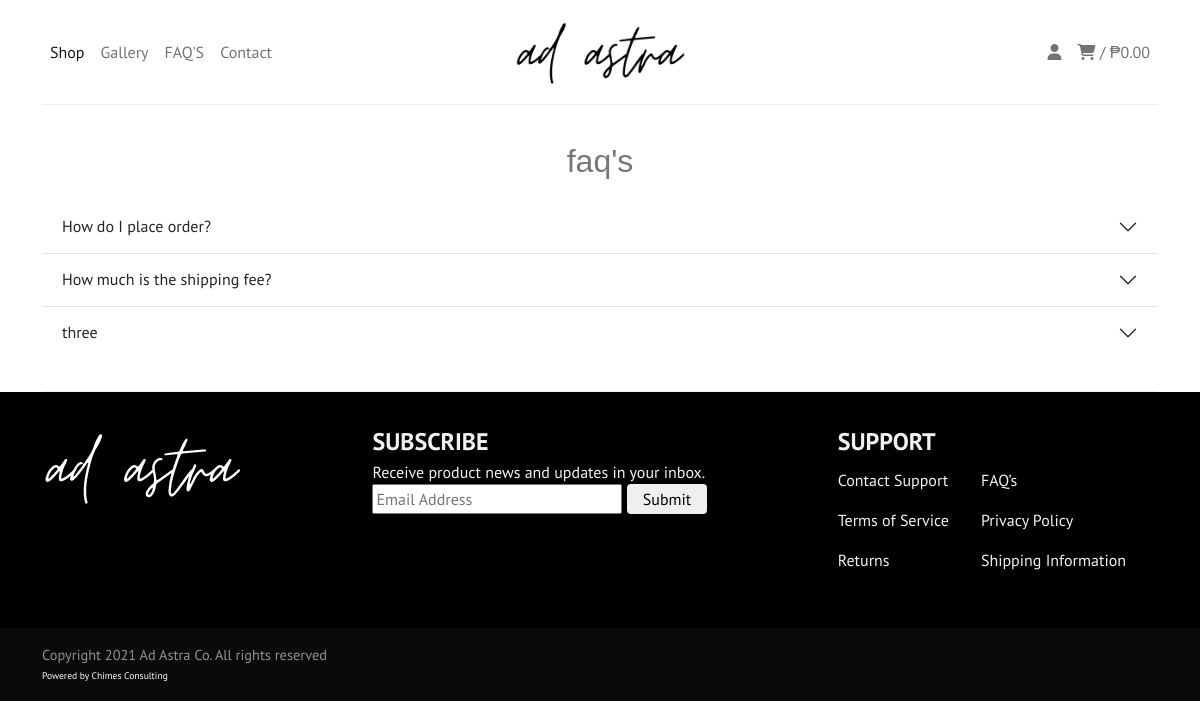
The app's page /faq.php with its own data.
### tables this page shows
CREATE TABLE `tbl_faq` (
  `id` int(11) NOT NULL,
  `title` text NOT NULL,
  `content` text NOT NULL
);

### faq.php (the view, shortened to what this page needs)
<!DOCTYPE html>
<html lang="en">
<?php include 'includes/head.php' ?>
<body>
    <?php include 'includes/nav.php' ?>
    <section class="faq-section">
        <div class="container">
            <div class="faq-body">
                <p class="optimus">faq's</p>
                <div class="accordion accordion-flush" id="accordionFlushExample">
                    <?php
                    $sql = "SELECT * FROM tbl_faq";
                    $data = mysqli_query($con, $sql);
                    $num_row = 1;
                    while ($row = mysqli_fetch_assoc($data)) {
                        $return_title = $row['title'];
                    ?>
                        <div class="accordion-item">
                            <h2 class="accordion-header">
                                <button class="accordion-button collapsed" type="button" data-bs-toggle="collapse" data-bs-target="#flush-collapse<?php echo $num_row++ ?>">
                                    <?php echo $return_title ?>
                                </button>
                            </h2>
                        </div>
                    <?php
                    }
                    ?>
                </div>
            </div>
    </section>
    <?php include 'includes/footer.php' ?>
</body>
</html>

### assets/css/style.css (style rules this page uses)
body { font-family: "PT Sans", sans-serif; }
.optimus { font-family: "OptimusPrinceps", sans-serif; }

### assets/css/contact.css (style rules this page uses)
.contact-body, .faq-body, .terms-body, .privacy-body, .returns-body, .shipping-body, .cart-body { padding-bottom: 2rem; border-style: solid; border-color: #ededed; border-width: 1px 0 1px 0; color: #777; }
.contact-body .optimus, .faq-body .optimus, .terms-body .optimus, .privacy-body .optimus, .returns-body .optimus, .shipping-body .optimus { text-align: center; font-size: 2em; padding-top: 2rem; }

### records on screen
tbl_faq: title "How do I place order?"
tbl_faq: title "How much is the shipping fee?"
tbl_faq: title "three"
